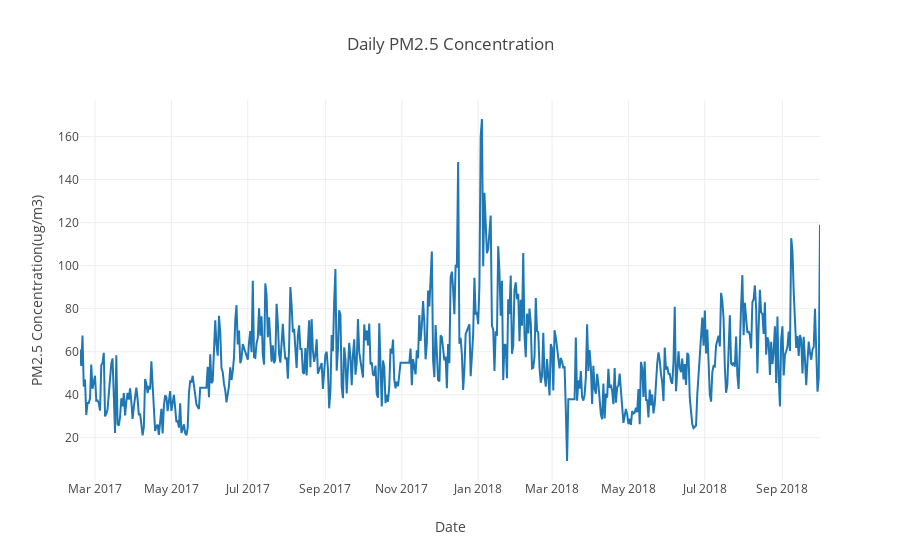

The notebook cell this image was saved under:
### Code cell
average_daily_pm25 = go.Scatter(x=daily_average_airquality_data_concentrations['PM2.5(Ug/m3)'].dropna().index,
                         y = daily_average_airquality_data_concentrations['PM2.5(Ug/m3)'].dropna().values,
                         name='Average Daily PM2.5 Concentration')

layout = go.Layout(title='Daily PM2.5 Concentration', xaxis=dict(title='Date'),
                   yaxis=dict(title='PM2.5 Concentration(ug/m3)'))

fig = go.Figure(data=[average_daily_pm25], layout=layout)
iplot(fig)
pio.write_image(fig, os.path.join(filepath , 'daily_average_pm25_concentration_trend.png'))

### Figure 1 — Plotly figure (JSON) as saved in the notebook; plotly's stock layout.template omitted (floating-point values rounded to 4 significant figures; data arrays with more than 128 entries replaced by an {"elided": "..."} marker saying what was removed)
{"data": [{"name": "Average Daily PM2.5 Concentration", "type": "scatter", "uid": "e44a31ee-bc83-4fd9-981f-f0a4dbd5768b", "x": {"elided": "592 str values"}, "y": {"elided": "592 float values"}}], "layout": {"title": {"text": "Daily PM2.5 Concentration"}, "xaxis": {"title": {"text": "Date"}}, "yaxis": {"title": {"text": "PM2.5 Concentration(ug/m3)"}}}}
